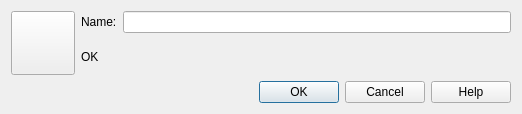
<?xml version="1.0" encoding="UTF-8"?>
<ui version="4.0">
 <class>SettingsDialog</class>
 <widget class="QDialog" name="SettingsDialog">
  <property name="geometry">
   <rect>
    <x>0</x>
    <y>0</y>
    <width>514</width>
    <height>108</height>
   </rect>
  </property>
  <property name="windowTitle">
   <string>Settings</string>
  </property>
  <layout class="QVBoxLayout" name="verticalLayout_2">
   <property name="sizeConstraint">
    <enum>QLayout::SetFixedSize</enum>
   </property>
   <item>
    <layout class="QHBoxLayout" name="horizontalLayout_4">
     <item>
      <widget class="QPushButton" name="icon">
       <property name="minimumSize">
        <size>
         <width>64</width>
         <height>64</height>
        </size>
       </property>
       <property name="text">
        <string notr="true"/>
       </property>
       <property name="iconSize">
        <size>
         <width>48</width>
         <height>48</height>
        </size>
       </property>
      </widget>
     </item>
     <item>
      <layout class="QVBoxLayout" name="verticalLayout">
       <item>
        <layout class="QHBoxLayout" name="horizontalLayout">
         <item>
          <widget class="QLabel" name="label">
           <property name="text">
            <string>Name:</string>
           </property>
          </widget>
         </item>
         <item>
          <widget class="QLineEdit" name="name"/>
         </item>
        </layout>
       </item>
       <item>
        <widget class="QLabel" name="status">
         <property name="text">
          <string>OK</string>
         </property>
        </widget>
       </item>
      </layout>
     </item>
    </layout>
   </item>
   <item>
    <widget class="QDialogButtonBox" name="buttonBox">
     <property name="minimumSize">
      <size>
       <width>500</width>
       <height>0</height>
      </size>
     </property>
     <property name="orientation">
      <enum>Qt::Horizontal</enum>
     </property>
     <property name="standardButtons">
      <set>QDialogButtonBox::Cancel|QDialogButtonBox::Help|QDialogButtonBox::Ok</set>
     </property>
    </widget>
   </item>
  </layout>
 </widget>
 <resources/>
 <connections>
  <connection>
   <sender>buttonBox</sender>
   <signal>accepted()</signal>
   <receiver>SettingsDialog</receiver>
   <slot>accept()</slot>
   <hints>
    <hint type="sourcelabel">
     <x>248</x>
     <y>254</y>
    </hint>
    <hint type="destinationlabel">
     <x>157</x>
     <y>274</y>
    </hint>
   </hints>
  </connection>
  <connection>
   <sender>buttonBox</sender>
   <signal>rejected()</signal>
   <receiver>SettingsDialog</receiver>
   <slot>reject()</slot>
   <hints>
    <hint type="sourcelabel">
     <x>316</x>
     <y>260</y>
    </hint>
    <hint type="destinationlabel">
     <x>286</x>
     <y>274</y>
    </hint>
   </hints>
  </connection>
 </connections>
</ui>
